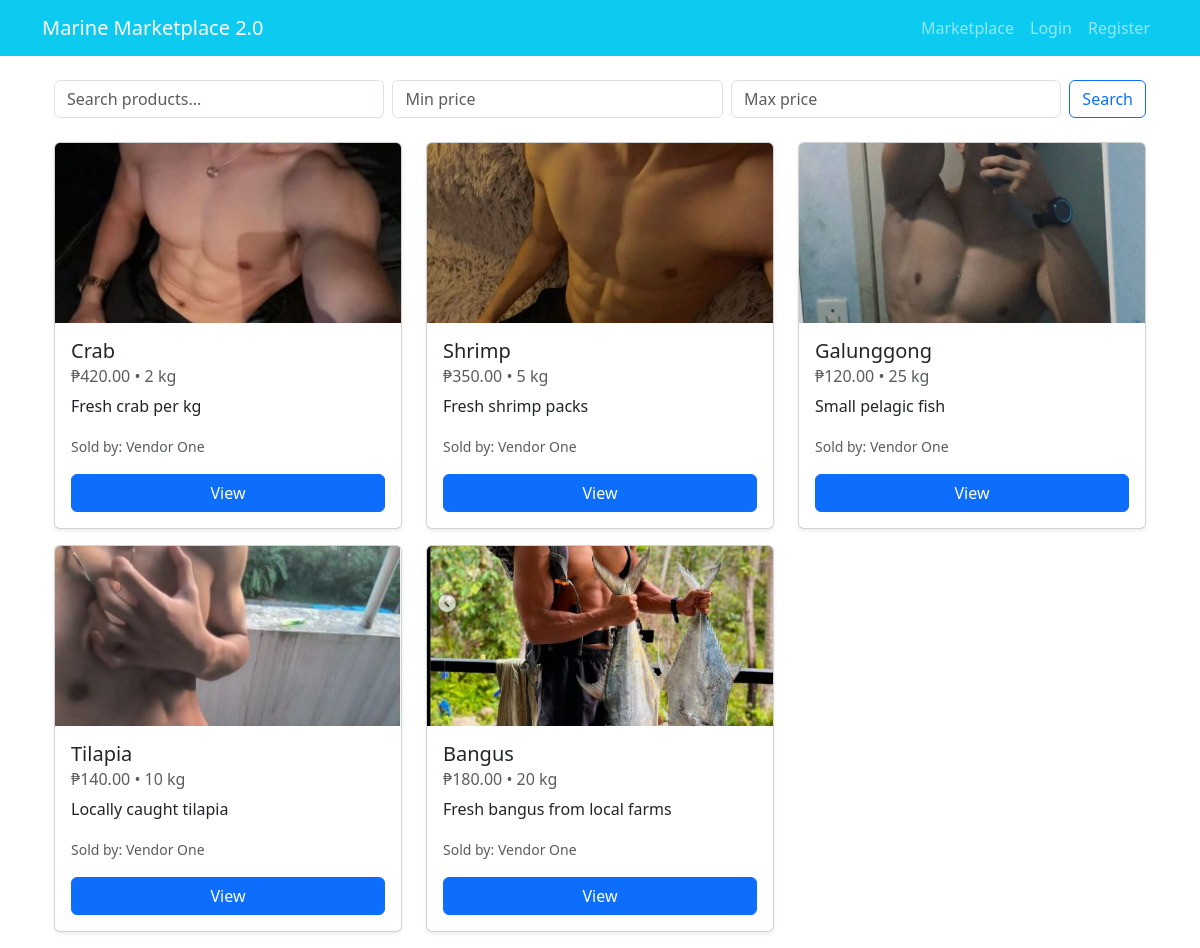
/marketplace, run on an earlier commit of the app's database.
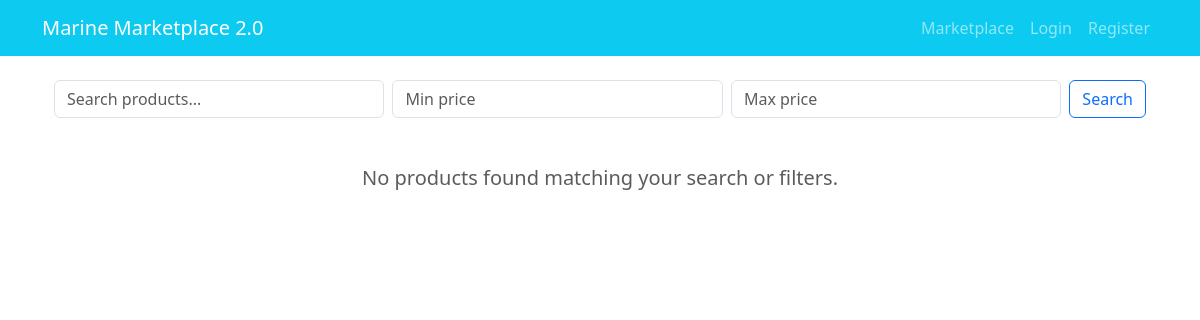
And on a later commit of the database.
### app.py (models this page shows)
class Product(db.Model):
    id = db.Column(db.Integer, primary_key=True)
    name = db.Column(db.String(200), nullable=False)
    price = db.Column(db.Float, nullable=False)
    quantity = db.Column(db.Integer, nullable=False, default=1)
    description = db.Column(db.String(400))
    image_path = db.Column(db.String(300))
    vendor_id = db.Column(db.Integer, db.ForeignKey('user.id'))
    created_at = db.Column(db.DateTime, default=datetime.utcnow)
    vendor = db.relationship('User', backref='products')

class User(db.Model):
    id = db.Column(db.Integer, primary_key=True)
    username = db.Column(db.String(120), unique=True, nullable=False)
    password = db.Column(db.String(200), nullable=False)
    fullname = db.Column(db.String(200), nullable=True)
    role = db.Column(db.String(20), nullable=False)  # admin, vendor, consumer
    created_at = db.Column(db.DateTime, default=datetime.utcnow)

### app.py (the view)
@app.route('/marketplace')
def marketplace():
    q = request.args.get('q','').strip()
    minp = request.args.get('min','').strip()
    maxp = request.args.get('max','').strip()
    products = Product.query
    if q: products = products.filter(Product.name.ilike(f'%{q}%'))
    try:
        if minp: products = products.filter(Product.price >= float(minp))
        if maxp: products = products.filter(Product.price <= float(maxp))
    except: pass
    products = products.order_by(Product.created_at.desc()).all()
    return render_template('marketplace.html', products=products, q=q, minp=minp, maxp=maxp)

### templates/marketplace.html
{% extends 'base.html' %}
{% block content %}
<div class="container mt-4">
  <div class="row mb-4">
    <div class="col-md-12">
      <form class="d-flex" method="GET" action="{{ url_for('marketplace') }}">
        <input
          class="form-control me-2"
          type="text"
          name="q"
          placeholder="Search products..."
          value="{{ q }}"
        >
        <input
          class="form-control me-2"
          type="number"
          name="min"
          placeholder="Min price"
          value="{{ minp }}"
          min="0"
        >
        <input
          class="form-control me-2"
          type="number"
          name="max"
          placeholder="Max price"
          value="{{ maxp }}"
          min="0"
        >
        <button class="btn btn-outline-primary" type="submit">Search</button>
      </form>
    </div>
  </div>
  <div class="row">
    {% if products %}
      {% for p in products %}
      <div class="col-md-4">
        <div class="card mb-3 shadow-sm">
          <img
            src="{{ url_for('static', filename=p.image_path) }}"
            class="card-img-top"
            alt="{{ p.name }}"
            style="height: 180px; object-fit: cover;"
          >
          <div class="card-body">
            <h5 class="card-title">{{ p.name }}</h5>
            <h6 class="card-subtitle mb-2 text-muted">
              ₱{{ '{:.2f}'.format(p.price) }} • {{ p.quantity }} kg
            </h6>
            <p class="card-text">{{ p.description }}</p>
            <p class="card-text">
              <small class="text-muted">
                Sold by: {{ p.vendor.fullname or p.vendor.username }}
              </small>
            </p>
            <a
              href="{{ url_for('product_detail', pid=p.id) }}"
              class="btn btn-primary w-100"
            >
              View
            </a>
          </div>
        </div>
      </div>
      {% endfor %}
    {% else %}
      <div class="text-center mt-4">
        <h5 class="text-muted">No products found matching your search or filters.</h5>
      </div>
    {% endif %}
  </div>
</div>
{% endblock %}

### templates/base.html (shortened to what this page needs)
<!doctype html>
<html lang="en">
<head>
  <link href="https://cdn.jsdelivr.net/npm/bootstrap@5.3.0/dist/css/bootstrap.min.css" rel="stylesheet">
  <link rel="stylesheet" href="{{ url_for('static', filename='css/style.css') }}">
</head>
<body>
  <nav class="navbar navbar-expand-lg navbar-dark bg-info">
    <div class="container">
      <a class="navbar-brand" href="{{ url_for('index') }}">Marine Marketplace 2.0</a>
      <div class="collapse navbar-collapse" id="navbarNav">
        <ul class="navbar-nav ms-auto">
          <li class="nav-item">
            <a class="nav-link" href="{{ url_for('marketplace') }}">Marketplace</a>
          </li>
          {% if session.get('user_id') %}
            {% if session.get('role') == 'vendor' %}
              <li class="nav-item"><a class="nav-link" href="{{ url_for('vendor_dashboard') }}">Vendor</a></li>
            {% elif session.get('role') == 'consumer' %}
              <li class="nav-item"><a class="nav-link" href="{{ url_for('orders') }}">My Orders</a></li>
            {% elif session.get('role') == 'admin' %}
              <li class="nav-item"><a class="nav-link" href="{{ url_for('admin_dashboard') }}">Admin</a></li>
            {% endif %}
            <li class="nav-item"><a class="nav-link" href="{{ url_for('logout') }}">Logout</a></li>
          {% else %}
            <li class="nav-item"><a class="nav-link" href="{{ url_for('login') }}">Login</a></li>
            <li class="nav-item"><a class="nav-link" href="{{ url_for('register') }}">Register</a></li>
          {% endif %}
        </ul>
      </div>
    </div>
  </nav>
  <div class="container mt-4">
    {% block content %}{% endblock %}
  </div>
</body>
</html>

What changed in the data, as far as the page shows it:
removed Product: image_path (picture), name "Crab", price "420.00", quantity "2", description "Fresh crab per kg", vendor "Vendor One"
removed Product: image_path (picture), name "Shrimp", price "350.00", quantity "5", description "Fresh shrimp packs", vendor "Vendor One"
removed Product: image_path (picture), name "Galunggong", price "120.00", quantity "25", description "Small pelagic fish", vendor "Vendor One"
removed Product: image_path (picture), name "Tilapia", price "140.00", quantity "10", description "Locally caught tilapia", vendor "Vendor One"
removed Product: image_path (picture), name "Bangus", price "180.00", quantity "20", description "Fresh bangus from local farms", vendor "Vendor One"
Also different on the page:
text now shown: "No products found matching your search or filters."
